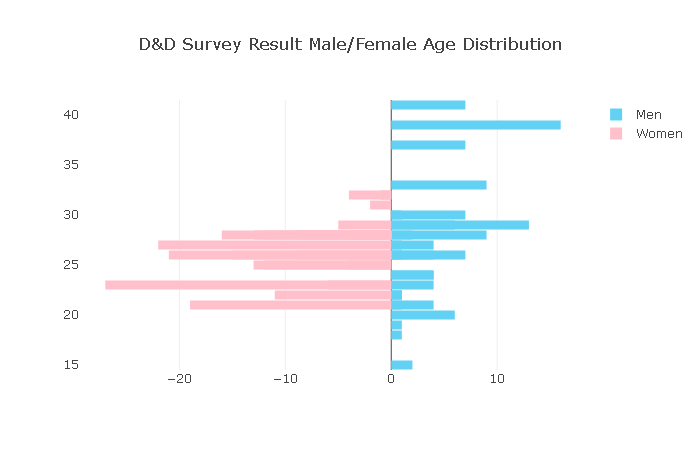

Python code for this plot:
import os

import plotly
from pandas import read_csv

# Plotly offline mode
plotly.offline.init_notebook_mode(connected=True)
dataset = read_csv(os.path.abspath('../../csv/dnd_character_survey_clarified.csv'))

male_data = dataset[dataset['Gender'] == 'Male']
female_data = dataset[dataset['Gender'] == 'Female']

male_chart = plotly.graph_objs.Bar(
    y = male_data["Age"],
    x = male_data["Age"].value_counts(),
    text = male_data["Age"].value_counts(),
    orientation = 'h',
    name = 'Men',
    marker = dict(
        color='#63D1F4'
    )
)

female_chart = plotly.graph_objs.Bar(
    y = female_data["Age"],
    x = female_data["Age"].value_counts() * -1,
    text = female_data["Age"].value_counts(),
    orientation = 'h',
    name = 'Women',
    marker = dict(
        color='#FFC0CB'
    )
)

layout = plotly.graph_objs.Layout(
    title='D&D Survey Result Male/Female Age Distribution',
    scene = dict(
        xaxis=dict(
            title='<b>Count</b>'),
        yaxis=dict(
            title='<b>Age</b>'),
    ),
    barmode = 'overlay',
    bargap = 0.1
)

interactive_chart_data = [male_chart, female_chart]

figure = plotly.graph_objs.Figure(data=interactive_chart_data, layout=layout)

plotly.offline.plot(figure, filename='interactive_chart.html')
